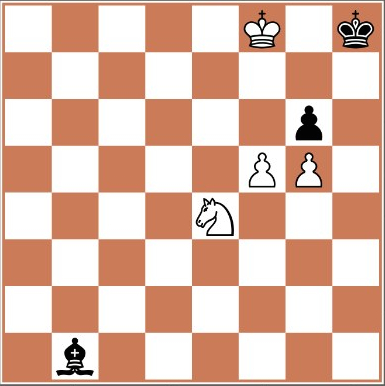
#> input picture examples/board1.jpg, 385 x 386 px
$ python main.py ../examples/board1.jpg   (Python 2 division)
#> lines starting #> are read from the running program, lines starting #| are printed output that depends on the picture; after the words box and inside, x2 and y2 are one past the last pixel; in counts of white or black regions, pixels touching at a corner belong together
### src/extract.py
from line import Line, partitionLines, filterCloseLines
from perspective import getPerspective
from util import ratio
from util import showImage, drawPerspective, drawBoundaries, drawContour, writeDocumentationImage
from util import randomColor


import cv2
import numpy as np


# [120 lines left out: functions largestContour, ignoreContours, extractBoards, not called in this run]


def extractGrid(img,
                nvertical,
                nhorizontal,
                threshold1 = 50,
                threshold2 = 150,
                apertureSize = 3,
                hough_threshold_step=20,
                hough_threshold_min=50,
                hough_threshold_max=150):
    """Finds the grid lines in a board image.
    :param img: board image
    :param nvertical: number of vertical lines
    :param nhorizontal: number of horizontal lines
    :returns: a pair (horizontal, vertical). Both elements are lists with the lines' positions.
    """


    w, h, _ = img.shape
    close_threshold_v = (w / nvertical) / 4
    close_threshold_h = (h / nhorizontal) / 4


    im_gray = cv2.cvtColor(img, cv2.COLOR_BGR2GRAY)
    thresh, im_bw = cv2.threshold(im_gray, 128, 255, cv2.THRESH_BINARY | cv2.THRESH_OTSU)
    im_canny = cv2.Canny(im_bw, threshold1, threshold2, apertureSize=apertureSize)

    for i in range((hough_threshold_max - hough_threshold_min + 1) / hough_threshold_step):
        lines = cv2.HoughLines(im_canny, 1, np.pi / 180, hough_threshold_max - (hough_threshold_step * i))
        if lines is None:
            continue

        lines = [Line(l[0], l[1]) for l in lines[0]]
        horizontal, vertical = partitionLines(lines)
        vertical = filterCloseLines(vertical, horizontal=False, threshold=close_threshold_v)
        horizontal = filterCloseLines(horizontal, horizontal=True, threshold=close_threshold_h)

        if len(vertical) >= nvertical and \
           len(horizontal) >= nhorizontal:
            return (horizontal, vertical)


# [37 lines left out: functions extractTiles, extractPerspective, not called in this run]

### src/line.py
import cv2
import numpy as np

class Line:
    def __init__(self, rho, theta):
        self._rho = rho
        self._theta = theta
        self._cos_factor = np.cos(theta)
        self._sin_factor = np.sin(theta)
        self._center = (self._cos_factor * rho, self._sin_factor * rho)

    def getCenter(self):
        return self._center

    def getRho(self):
        return self._rho

    def getTheta(self):
        return self._theta

    # [10 lines left out: function getSegment, not called in this run]

    def isHorizontal(self, thresholdAngle=np.pi / 4):
        return abs(np.sin(self._theta)) > np.cos(thresholdAngle)

    def isVertical(self, thresholdAngle=np.pi / 4):
        return abs(np.cos(self._theta)) > np.cos(thresholdAngle)

    # [10 lines left out: function intersect, not called in this run]

    def draw(self, image, color=(0,0,255), thickness=2):
        p1, p2 = self.getSegment(1000,1000)
        cv2.line(image, p1, p2, color, thickness)


    def __repr__(self):
        return "(t: %.2fdeg, r: %.0f)" % (self._theta *360/np.pi, self._rho)

def partitionLines(lines):
    h = filter(lambda x: x.isHorizontal(), lines)
    v = filter(lambda x: x.isVertical(), lines)

    h = [(l._center[1], l) for l in h]
    v = [(l._center[0], l) for l in v]

    h.sort()
    v.sort()

    h = [l[1] for l in h]
    v = [l[1] for l in v]

    return (h, v)

def filterCloseLines(lines, horizontal=True, threshold = 40):
    if horizontal:
        item = 1
    else:
        item = 0

    i = 0
    ret = []

    while i < len(lines):
        itmp = i
        while i < len(lines) and (lines[i]._center[item] - lines[itmp]._center[item] < threshold):
            i += 1
        ret.append(lines[itmp + int((i - itmp) / 2)])
    return ret

### src/main.py
import sys
sys.path.append('/usr/lib/python2.7/site-packages/')
sys.path.append('/usr/local/lib/python2.7/site-packages/')

from board import Board
from extract import extractBoards, extractGrid, extractTiles, ignoreContours, largestContour
from util import showImage, drawPerspective, drawBoundaries, drawLines, drawPoint, drawContour, randomColor
from line import Line

import random
import cv2
import numpy as np
import argparse


extract_width=400
extract_height=400


# [51 lines left out: function extractPiece, not called in this run]


def main_dev(board, args):
   pass

def main_train(board, args):
   pass

# [11 lines left out: function main_show_tiles, not called in this run]


def main(argv):
   actions = {}
   actions["train"] = main_train
   actions["show_tiles"] = main_show_tiles
   actions["dev"] = main_dev


   parser = argparse.ArgumentParser(description='A chess OCR application.')
   parser.add_argument('filenames', metavar='filename', type=str, nargs='+',
                       help='The files to process.')

   parser.add_argument('-e', dest='extract_boards', action='store_const',
                       const=True, default=False,
                       help='extract boards from images (default: use image as-is)')

   parser.add_argument('-a', dest='action', default="show_tiles",
                       choices=["train", "show_tiles", "dev"],
                       help='action to perform (default: show_tiles)')

   args = parser.parse_args()

   action = actions[args.action]


   for filename in args.filenames:
      image = cv2.imread(filename)
#> image is the input picture: shape (386, 385, 3); mean B, G, R 167.3, 184.5, 222.4
      print("---- %s ----" % filename)

      if args.extract_boards:
         print("Extracting Boards")
         boards = extractBoards(image, extract_width, extract_height)
      else:
         boards = [image]

      for b in boards:
         print("Extracting Grid")
         grid = extractGrid(b, 9, 9)

         print(grid)
         if grid is None:
            print("Could not find Grid")
            continue

         print("Extracting Tiles")
         tiles = extractTiles(b, grid, 100, 100)

         b = Board(tiles, 8, 8)

         print("Running action")
         action(b, args)
#> this loop made 1 pass
#> (w in extractGrid, close_threshold_v in extractGrid, close_threshold_h in extractGrid, thresh in extractGrid) on pass 1: (386, 10, 10, 195)
#| Extracting Grid
#| None
#| Could not find Grid
#> pass 1, in extractGrid, `im_gray = cv2.cvtColor(img, cv2.COLOR_BGR2GRAY)`:
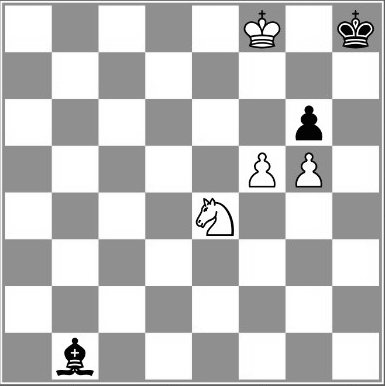
#> im_gray: shape (386, 385); min 2, max 255, mean 193.9
#> pass 1, in extractGrid, `thresh, im_bw = cv2.threshold(im_gray, 128, 255, cv2.THRESH_BINARY | c..`:
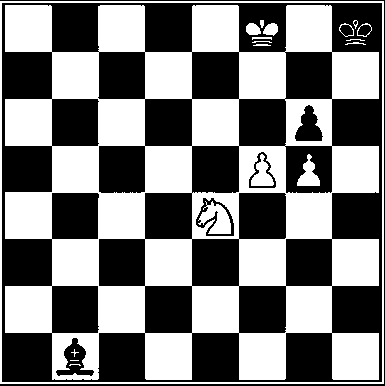
#> im_bw: shape (386, 385); 48.8% white; 19 white regions (3 under 20 px), largest, box (x1, y1, x2, y2) and area: (5, 5, 379, 380) 67475, (0, 1, 384, 384) 3052, (198, 201, 231, 234) 609
#> pass 1, in extractGrid, `im_canny = cv2.Canny(im_bw, threshold1, threshold2, apertureSize=apert..`:
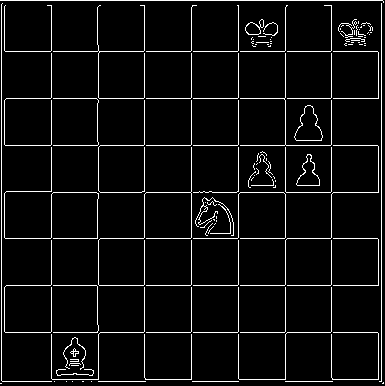
#> im_canny: shape (386, 385); 5.5% white in thin lines or dots


main(sys.argv)

$ run again, on examples/board3.jpg
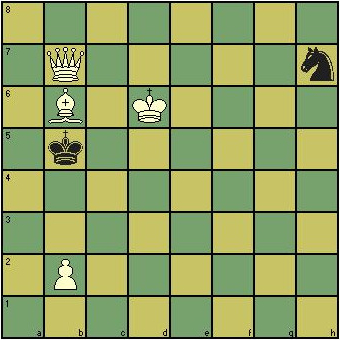
#> input picture examples/board3.jpg, 340 x 340 px
#> in main, image is the input picture: shape (340, 340, 3); mean B, G, R 98.7, 159.3, 143.6
#> the loop in main, `for b in boards:` made 1 pass
#> (w in extractGrid, close_threshold_v in extractGrid, close_threshold_h in extractGrid, thresh in extractGrid) on pass 1: (340, 9, 9, 64)
#> (printed output is left out)
#> pass 1, in extractGrid, `thresh, im_bw = cv2.threshold(im_gray, 128, 255, cv2.THRESH_BINARY | c..`:
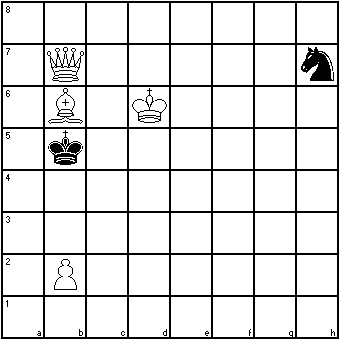
#> im_bw: shape (340, 340); 87.9% white; black in thin lines or dots
#> pass 1, in extractGrid, `im_canny = cv2.Canny(im_bw, threshold1, threshold2, apertureSize=apert..`:
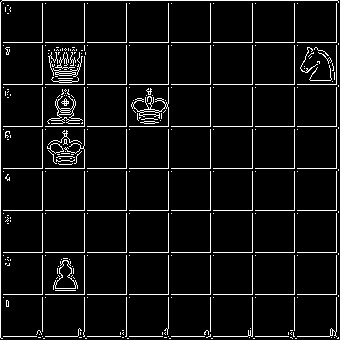
#> im_canny: shape (340, 340); 6.6% white in thin lines or dots

$ run again, on examples/board4.jpg
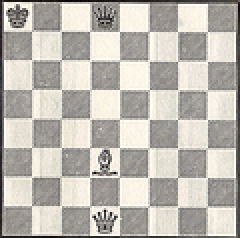
#> input picture examples/board4.jpg, 120 x 119 px (shown 2 times larger)
#> in main, image is the input picture: shape (119, 120, 3); mean B, G, R 177.4, 185.2, 189.2
#> the loop in main, `for b in boards:` made 1 pass
#> (w in extractGrid, close_threshold_v in extractGrid, close_threshold_h in extractGrid, thresh in extractGrid) on pass 1: (119, 3, 3, 187)
#> (printed output is left out)
#> pass 1, in extractGrid, `thresh, im_bw = cv2.threshold(im_gray, 128, 255, cv2.THRESH_BINARY | c..`:
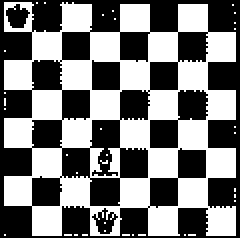
#> im_bw: shape (119, 120) (shown 2 times larger); 48% white; 35 white regions (34 under 20 px), largest, box (x1, y1, x2, y2) and area: (2, 1, 118, 118) 6790
#> pass 1, in extractGrid, `im_canny = cv2.Canny(im_bw, threshold1, threshold2, apertureSize=apert..`:
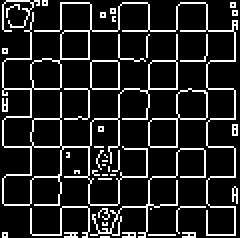
#> im_canny: shape (119, 120) (shown 2 times larger); 14.2% white in thin lines or dots
